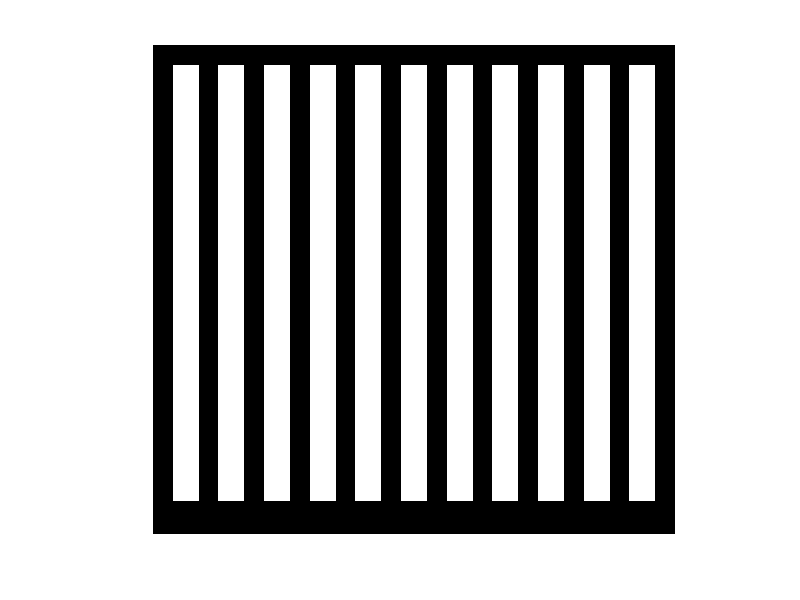

Source code (MATLAB):
N = 150;
M = 160;

f=zeros(N,M);	

for i = 1:N
    for j = 1 : M
        if mod(i, 7) == 0 && mod(i, 2) ~= 0
            f(7:140,i:i+7) = 1;
        end      
    end  
end

%Arithmetic mean
% filter = fspecial('average', 9);
% g = imfilter(f,filter);
imshow(f,'InitialMagnification','fit')